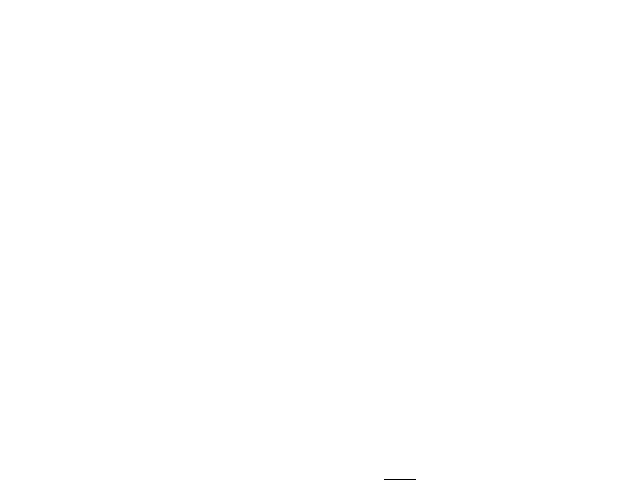
Frame 1 (no input)
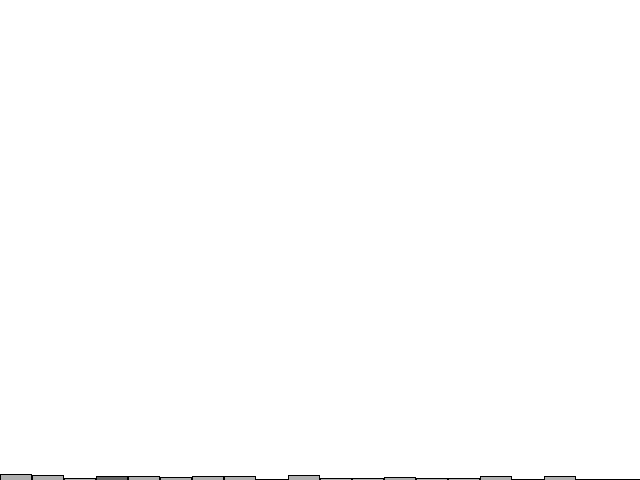
Frame 60 (the mouse pressed at the canvas centre just before this capture)
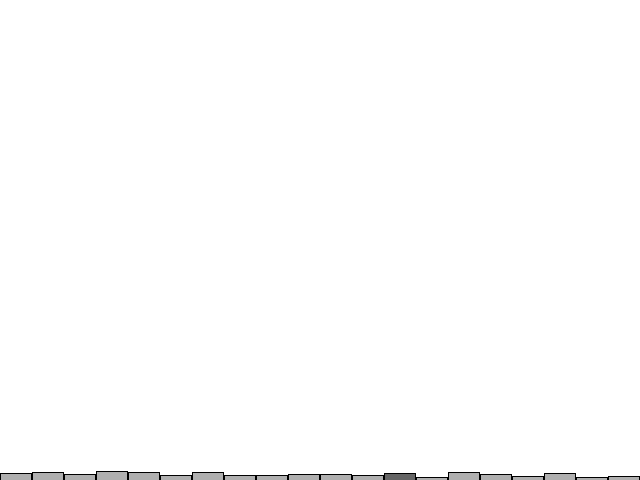
Frame 120 (the mouse held since frame 60 and released just before this capture)

The Processing sketch that drew these frames (run headless with seeded random() and noise(); from frame 60 on, the mouse is pressed at the canvas centre):

// Processing sketch: Distribution
// ── Distribution.pde
// Visual display of the distribution of the random() function.

int[] randomCounts;

void setup() {
  size(640, 480);
  randomCounts = new int[20];
}

void draw() {
  background(255);

  int index = int(random(randomCounts.length));
  randomCounts[index]++;

  stroke(0);
  fill(175);

  int w = width / randomCounts.length;

  for (int x = 0; x < randomCounts.length; x++) {
    if (x == index) {
      fill(100);
    } else {
      fill(175);
    }
    rect(x * w, height - randomCounts[x], w - 1, randomCounts[x]);
  }
}
